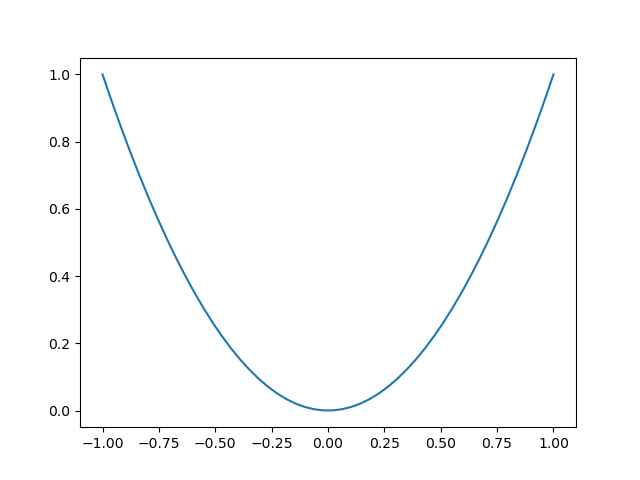

This chart was generated by the following Python code:
import matplotlib.pyplot as plt
import numpy as np

x = np.linspace(-1,1,50)     #从[-1,1]之间等距离选择50个点

y = x**2
plt.plot(x,y)                       #显示坐标图像，x代表横坐标，y代表纵坐标
plt.show()                         #显示整幅图像
